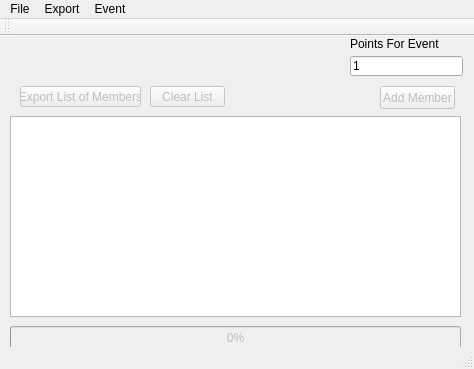
<?xml version="1.0" encoding="UTF-8"?>
<ui version="4.0">
 <class>IEEECheckin</class>
 <widget class="QMainWindow" name="IEEECheckin">
  <property name="geometry">
   <rect>
    <x>0</x>
    <y>0</y>
    <width>474</width>
    <height>369</height>
   </rect>
  </property>
  <property name="windowTitle">
   <string>IEEECheckin</string>
  </property>
  <property name="windowIcon">
   <iconset>
    <normaloff>icon1.ico</normaloff>icon1.ico</iconset>
  </property>
  <widget class="QWidget" name="centralWidget">
   <widget class="QTextEdit" name="textEdit">
    <property name="geometry">
     <rect>
      <x>10</x>
      <y>80</y>
      <width>451</width>
      <height>201</height>
     </rect>
    </property>
    <property name="readOnly">
     <bool>true</bool>
    </property>
   </widget>
   <widget class="QPushButton" name="ExportButton">
    <property name="enabled">
     <bool>false</bool>
    </property>
    <property name="geometry">
     <rect>
      <x>20</x>
      <y>50</y>
      <width>121</width>
      <height>21</height>
     </rect>
    </property>
    <property name="text">
     <string>Export List of Members</string>
    </property>
   </widget>
   <widget class="QPushButton" name="ClearButton">
    <property name="enabled">
     <bool>false</bool>
    </property>
    <property name="geometry">
     <rect>
      <x>150</x>
      <y>50</y>
      <width>75</width>
      <height>21</height>
     </rect>
    </property>
    <property name="text">
     <string>Clear List</string>
    </property>
   </widget>
   <widget class="QPushButton" name="AddMemberButton">
    <property name="enabled">
     <bool>false</bool>
    </property>
    <property name="geometry">
     <rect>
      <x>380</x>
      <y>50</y>
      <width>75</width>
      <height>23</height>
     </rect>
    </property>
    <property name="text">
     <string>Add Member</string>
    </property>
   </widget>
   <widget class="QLineEdit" name="pointsField">
    <property name="geometry">
     <rect>
      <x>350</x>
      <y>20</y>
      <width>113</width>
      <height>20</height>
     </rect>
    </property>
    <property name="text">
     <string>1</string>
    </property>
   </widget>
   <widget class="QLabel" name="label">
    <property name="geometry">
     <rect>
      <x>350</x>
      <y>0</y>
      <width>91</width>
      <height>16</height>
     </rect>
    </property>
    <property name="text">
     <string>Points For Event</string>
    </property>
   </widget>
   <widget class="QProgressBar" name="ExportprogressBar">
    <property name="enabled">
     <bool>false</bool>
    </property>
    <property name="geometry">
     <rect>
      <x>10</x>
      <y>290</y>
      <width>451</width>
      <height>23</height>
     </rect>
    </property>
    <property name="value">
     <number>0</number>
    </property>
   </widget>
  </widget>
  <widget class="QMenuBar" name="menuBar">
   <property name="geometry">
    <rect>
     <x>0</x>
     <y>0</y>
     <width>474</width>
     <height>21</height>
    </rect>
   </property>
   <widget class="QMenu" name="menuFile">
    <property name="title">
     <string>File</string>
    </property>
    <addaction name="actionConnect"/>
    <addaction name="actionDisconnect"/>
    <addaction name="actionOffline_Mode"/>
   </widget>
   <widget class="QMenu" name="menuExport">
    <property name="title">
     <string>Export</string>
    </property>
    <addaction name="actionToExcel"/>
   </widget>
   <widget class="QMenu" name="menuEvent">
    <property name="title">
     <string>Event</string>
    </property>
    <addaction name="actionStart_Event"/>
   </widget>
   <addaction name="menuFile"/>
   <addaction name="menuExport"/>
   <addaction name="menuEvent"/>
  </widget>
  <widget class="QToolBar" name="mainToolBar">
   <attribute name="toolBarArea">
    <enum>TopToolBarArea</enum>
   </attribute>
   <attribute name="toolBarBreak">
    <bool>false</bool>
   </attribute>
  </widget>
  <widget class="QStatusBar" name="statusBar"/>
  <action name="actionConncet">
   <property name="text">
    <string>Connect</string>
   </property>
  </action>
  <action name="actionDisconnect">
   <property name="text">
    <string>Disconnect</string>
   </property>
  </action>
  <action name="actionToExcel">
   <property name="text">
    <string>ToExcel</string>
   </property>
  </action>
  <action name="actionConnect">
   <property name="text">
    <string>Connect</string>
   </property>
  </action>
  <action name="actionStart_Event">
   <property name="text">
    <string>Start Event</string>
   </property>
  </action>
  <action name="actionAdd_User">
   <property name="text">
    <string>Add User</string>
   </property>
  </action>
  <action name="actionOffline_Mode">
   <property name="text">
    <string>Offline Mode</string>
   </property>
  </action>
 </widget>
 <layoutdefault spacing="6" margin="11"/>
 <resources>
  <include location="../../test12/test12/test12.qrc"/>
 </resources>
 <connections>
  <connection>
   <sender>actionConnect</sender>
   <signal>triggered()</signal>
   <receiver>IEEECheckin</receiver>
   <slot>startMySQL()</slot>
   <hints>
    <hint type="sourcelabel">
     <x>-1</x>
     <y>-1</y>
    </hint>
    <hint type="destinationlabel">
     <x>236</x>
     <y>182</y>
    </hint>
   </hints>
  </connection>
  <connection>
   <sender>actionDisconnect</sender>
   <signal>triggered()</signal>
   <receiver>IEEECheckin</receiver>
   <slot>stopMySQL()</slot>
   <hints>
    <hint type="sourcelabel">
     <x>-1</x>
     <y>-1</y>
    </hint>
    <hint type="destinationlabel">
     <x>236</x>
     <y>182</y>
    </hint>
   </hints>
  </connection>
  <connection>
   <sender>actionAdd_User</sender>
   <signal>triggered()</signal>
   <receiver>IEEECheckin</receiver>
   <slot>UserAdd()</slot>
   <hints>
    <hint type="sourcelabel">
     <x>-1</x>
     <y>-1</y>
    </hint>
    <hint type="destinationlabel">
     <x>236</x>
     <y>182</y>
    </hint>
   </hints>
  </connection>
  <connection>
   <sender>actionStart_Event</sender>
   <signal>triggered()</signal>
   <receiver>IEEECheckin</receiver>
   <slot>startEvent()</slot>
   <hints>
    <hint type="sourcelabel">
     <x>-1</x>
     <y>-1</y>
    </hint>
    <hint type="destinationlabel">
     <x>236</x>
     <y>182</y>
    </hint>
   </hints>
  </connection>
  <connection>
   <sender>actionToExcel</sender>
   <signal>triggered()</signal>
   <receiver>IEEECheckin</receiver>
   <slot>ExportToExcel()</slot>
   <hints>
    <hint type="sourcelabel">
     <x>-1</x>
     <y>-1</y>
    </hint>
    <hint type="destinationlabel">
     <x>236</x>
     <y>184</y>
    </hint>
   </hints>
  </connection>
  <connection>
   <sender>actionOffline_Mode</sender>
   <signal>triggered()</signal>
   <receiver>IEEECheckin</receiver>
   <slot>Offline()</slot>
   <hints>
    <hint type="sourcelabel">
     <x>-1</x>
     <y>-1</y>
    </hint>
    <hint type="destinationlabel">
     <x>236</x>
     <y>184</y>
    </hint>
   </hints>
  </connection>
 </connections>
</ui>
